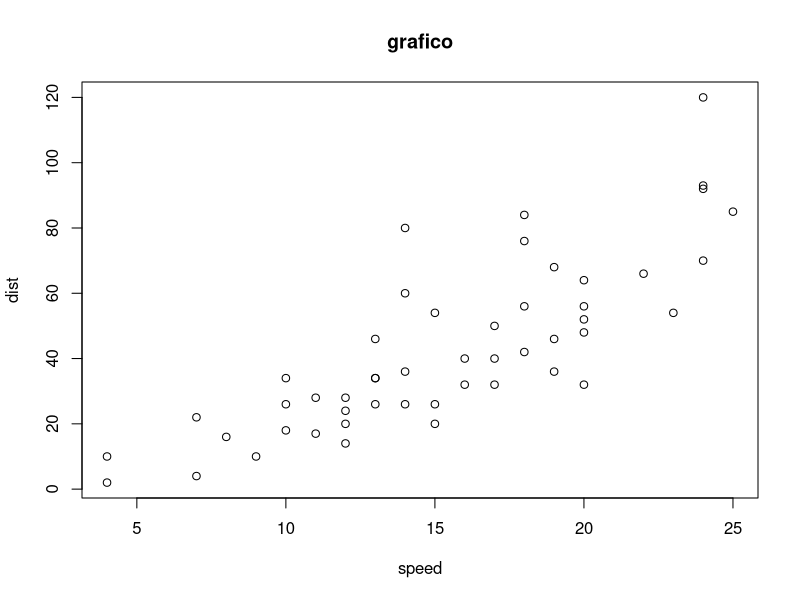

The R script that drew this image:
## ---- chunk 1
    # Pintamos todas las imagenes de la salida
    library(knitr)
    myimages<-list.files("imag/toma/", pattern = ".jpg", full.names = TRUE)
    include_graphics(myimages)
## ---- chunk 2
head(cars)

with(cars, plot(speed, dist, main="grafico"))
     

